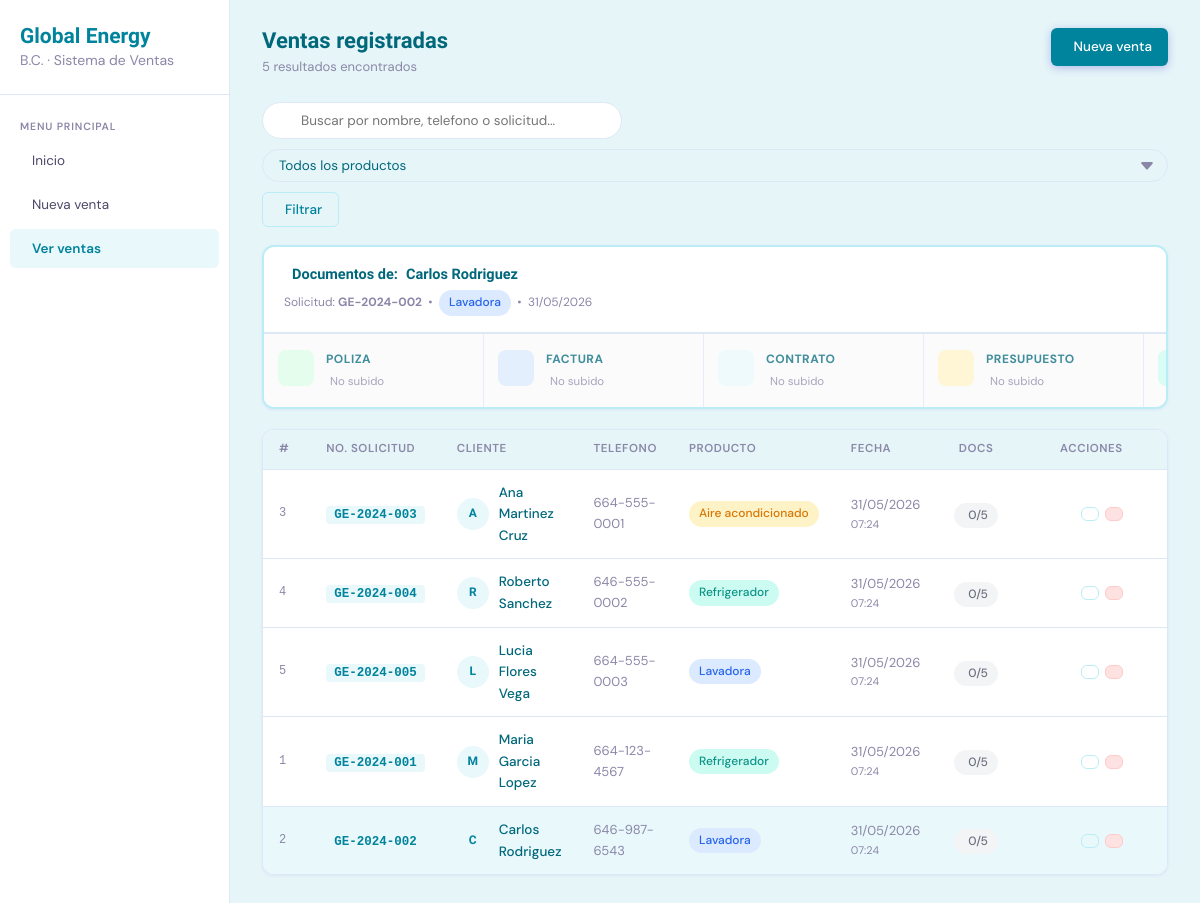
The page /listar_ventas.php?detalle=2 on the database its author committed.
### tables this page shows
CREATE TABLE IF NOT EXISTS venta (
    id_venta        INT          AUTO_INCREMENT PRIMARY KEY,
    num_solicitud   VARCHAR(60)  NOT NULL,
    nombre_cliente  VARCHAR(120) NOT NULL,
    telefono        VARCHAR(20)  NOT NULL,
    producto        ENUM('Lavadora', 'Refrigerador', 'Aire acondicionado') NOT NULL,
    fecha_registro  TIMESTAMP    DEFAULT CURRENT_TIMESTAMP
);

### includes/conexion.php (called while the page is built, shortened)
<?php
function sanitizar(string $valor): string
{
    return htmlspecialchars(strip_tags(trim($valor)), ENT_QUOTES, 'UTF-8');
}
?>

### listar_ventas.php (the view, shortened to what this page needs)
<?php
require 'includes/conexion.php';
$busqueda       = sanitizar($_GET['q']        ?? '');
$filtroProducto = sanitizar($_GET['producto'] ?? '');
$where  = [];
$params = [];
$whereSQL = $where ? 'WHERE ' . implode(' AND ', $where) : '';
$sql = "
    SELECT v.id_venta, v.num_solicitud, v.nombre_cliente,
           v.telefono, v.producto, v.fecha_registro,
           COUNT(p.id_pdf) AS total_pdfs
    FROM venta v
    LEFT JOIN pdf p ON p.id_venta = v.id_venta
    {$whereSQL}
    GROUP BY v.id_venta
    ORDER BY v.fecha_registro DESC
";
$stmt = $pdo->prepare($sql);
$stmt->execute($params);
$ventas = $stmt->fetchAll();
$ventaDetalle = null;
$pdfsDetalle  = [];
if (isset($_GET['detalle'])) {
    $idDetalle = (int) $_GET['detalle'];
    $stmtD = $pdo->prepare("
        SELECT id_venta, num_solicitud, nombre_cliente, telefono, producto, fecha_registro
        FROM venta WHERE id_venta = ?
    ");
    $stmtD->execute([$idDetalle]);
    $ventaDetalle = $stmtD->fetch();
}
require 'includes/header.php';
function badge_producto(string $p): string {
    $mapa = [
        'Lavadora'           => ['badge-blue',   'Lavadora'],
        'Refrigerador'       => ['badge-teal',   'Refrigerador'],
        'Aire acondicionado' => ['badge-orange', 'Aire acondicionado'],
    ];
    [$clase, $label] = $mapa[$p] ?? ['badge-gray', $p];
    return '<span class="badge ' . $clase . '">' . htmlspecialchars($label) . '</span>';
}
$configPdf = [
    'Poliza'      => ['icon' => 'ti-shield-check',  'color' => 'slot-green',  'label' => 'Poliza'],
    'Factura'     => ['icon' => 'ti-receipt',        'color' => 'slot-blue',   'label' => 'Factura'],
    'Contrato'    => ['icon' => 'ti-file-text',      'color' => 'slot-purple', 'label' => 'Contrato'],
    'Presupuesto' => ['icon' => 'ti-calculator',     'color' => 'slot-orange', 'label' => 'Presupuesto'],
    'Tramite'     => ['icon' => 'ti-clipboard-list', 'color' => 'slot-teal',   'label' => 'Tramite'],
];
?>
<div class="topbar">
    <div>
        <div class="page-title">Ventas registradas</div>
        <div class="page-subtitle">
            <?= count($ventas) ?> resultado<?= count($ventas) !== 1 ? 's' : '' ?> encontrado<?= count($ventas) !== 1 ? 's' : '' ?>
        </div>
    </div>
    <a href="registrar_venta.php" class="btn btn-primary">
        <i class="ti ti-plus"></i> Nueva venta
    </a>
</div>
<form method="GET" action="listar_ventas.php" id="formFiltro">
    <div class="toolbar">
        <div class="search-wrap">
            <input type="text" name="q"
                   placeholder="Buscar por nombre, telefono o solicitud..."
                   value="<?= htmlspecialchars($busqueda) ?>"
                   class="search-input">
        </div>
        <select name="producto" class="form-control filter-select" onchange="this.form.submit()">
            <option value="">Todos los productos</option>
        </select>
        <button type="submit" class="btn btn-outline"><i class="ti ti-filter"></i> Filtrar</button>
    </div>
</form>
<?php if ($ventaDetalle): ?>
<div class="card detalle-panel" id="panelDetalle">
    <div class="card-header">
        <div>
            <h3 style="margin-bottom:4px">
                Documentos de: <strong><?= sanitizar($ventaDetalle['nombre_cliente']) ?></strong>
            </h3>
            <div style="font-size:12px;color:var(--muted)">
                Solicitud: <strong><?= sanitizar($ventaDetalle['num_solicitud']) ?></strong>
                &nbsp;&bull;&nbsp;
                <?= badge_producto($ventaDetalle['producto']) ?>
                &nbsp;&bull;&nbsp;
                <?= date('d/m/Y', strtotime($ventaDetalle['fecha_registro'])) ?>
            </div>
        </div>
        <a href="listar_ventas.php<?= $busqueda || $filtroProducto ? '?q='.urlencode($busqueda).'&producto='.urlencode($filtroProducto) : '' ?>"
           class="btn btn-ghost btn-sm btn-icon" title="Cerrar">
        </a>
    </div>
    <div class="detalle-pdf-grid">
        <?php foreach ($configPdf as $tipo => $cfg):
            $pdf = $pdfsDetalle[$tipo] ?? null; ?>
        <div class="detalle-pdf-card <?= $pdf ? 'tiene-pdf' : 'sin-pdf' ?>">
            <div class="detalle-pdf-icon <?= $cfg['color'] ?>">
            </div>
            <div class="detalle-pdf-body">
                <div class="detalle-pdf-tipo"><?= $cfg['label'] ?></div>
                <?php if ($pdf): ?>
                    <div class="detalle-pdf-nombre" title="<?= sanitizar($pdf['nombre_pdf']) ?>">
                        <?= sanitizar($pdf['nombre_pdf']) ?>
                    </div>
                    <div class="detalle-pdf-acciones">
                        <a href="<?= htmlspecialchars($pdf['ruta_archivo']) ?>" target="_blank" class="btn btn-ghost btn-sm">
                            <i class="ti ti-eye"></i> Ver
                        </a>
                        <a href="<?= htmlspecialchars($pdf['ruta_archivo']) ?>" download="<?= htmlspecialchars($pdf['nombre_pdf']) ?>" class="btn btn-outline btn-sm">
                            <i class="ti ti-download"></i> Descargar
                        </a>
                    </div>
                <?php else: ?>
                    <div class="detalle-pdf-faltante"><i class="ti ti-alert-circle"></i> No subido</div>
                <?php endif; ?>
            </div>
        </div>
        <?php endforeach; ?>
    </div>
</div>
<?php endif; ?>
<div class="card">
    <div class="table-wrap">
        <table>
            <thead>
                <tr>
                    <th style="width:48px">#</th>
                    <th>No. Solicitud</th>
                    <th>Cliente</th>
                    <th>Telefono</th>
                    <th>Producto</th>
                    <th>Fecha</th>
                    <th style="width:80px;text-align:center">Docs</th>
                    <th style="width:160px;text-align:center">Acciones</th>
                </tr>
            </thead>
            <tbody>
            <?php if (empty($ventas)): ?>
                <tr><td colspan="8">
                    <div class="empty-state">
                        <i class="ti ti-inbox"></i>
                        <p>No se encontraron ventas<?= $busqueda ? ' para "' . htmlspecialchars($busqueda) . '"' : '' ?>.</p>
                        <?php if (!$busqueda && !$filtroProducto): ?>
                            <a href="registrar_venta.php" class="btn btn-primary btn-sm">Registrar primera venta</a>
                        <?php endif; ?>
                    </div>
                </td></tr>
            <?php else: foreach ($ventas as $v): ?>
                <tr class="<?= isset($_GET['detalle']) && (int)$_GET['detalle'] === $v['id_venta'] ? 'fila-activa' : '' ?>">
                    <td class="td-id"><?= $v['id_venta'] ?></td>
                    <td><span class="td-solicitud"><?= sanitizar($v['num_solicitud']) ?></span></td>
                    <td>
                        <div class="td-with-avatar">
                            <div class="avatar"><?= strtoupper(mb_substr($v['nombre_cliente'], 0, 1)) ?></div>
                            <span class="td-name"><?= sanitizar($v['nombre_cliente']) ?></span>
                        </div>
                    </td>
                    <td class="td-muted"><?= sanitizar($v['telefono']) ?></td>
                    <td><?= badge_producto($v['producto']) ?></td>
                    <td class="td-muted">
                        <?= date('d/m/Y', strtotime($v['fecha_registro'])) ?>
                        <span class="td-hour"><?= date('H:i', strtotime($v['fecha_registro'])) ?></span>
                    </td>
                    <td style="text-align:center">
                        <span class="badge <?= $v['total_pdfs'] >= 5 ? 'badge-green' : ($v['total_pdfs'] > 0 ? 'badge-orange' : 'badge-gray') ?>">
                            <i class="ti ti-file-type-pdf"></i> <?= $v['total_pdfs'] ?>/5
                        </span>
                    </td>
                    <td>
                        <div class="acciones-row">
                            <a href="listar_ventas.php?detalle=<?= $v['id_venta'] ?><?= $busqueda ? '&q='.urlencode($busqueda) : '' ?><?= $filtroProducto ? '&producto='.urlencode($filtroProducto) : '' ?>"
                               class="btn btn-ghost btn-sm btn-icon" title="Ver documentos">
                            </a>
                            <a href="listar_ventas.php?editar=<?= $v['id_venta'] ?><?= $busqueda ? '&q='.urlencode($busqueda) : '' ?><?= $filtroProducto ? '&producto='.urlencode($filtroProducto) : '' ?>"
                               class="btn btn-outline btn-sm btn-icon" title="Editar venta">
                            </a>
                            <button type="button"
                                    class="btn btn-danger btn-sm btn-icon"
                                    title="Eliminar venta"
                                    onclick="confirmarEliminar(<?= $v['id_venta'] ?>, '<?= addslashes(sanitizar($v['nombre_cliente'])) ?>')">
                            </button>
                        </div>
                    </td>
                </tr>
            <?php endforeach; endif; ?>
            </tbody>
        </table>
    </div>
</div>
<?php require 'includes/footer.php'; ?>

### rows shown on the page
venta: nombre_cliente "Carlos Rodriguez", num_solicitud "GE-2024-002", fecha_registro "31/05/2026", id_venta "2", nombre_cliente "C", telefono "646-987-6543", label "Lavadora", fecha_registro "07:24", total_pdfs "0"
venta: id_venta "3", num_solicitud "GE-2024-003", nombre_cliente "A", nombre_cliente "Ana Martinez Cruz", telefono "664-555-0001", label "Aire acondicionado", fecha_registro "31/05/2026", fecha_registro "07:24", total_pdfs "0"
venta: id_venta "4", num_solicitud "GE-2024-004", nombre_cliente "R", nombre_cliente "Roberto Sanchez", telefono "646-555-0002", label "Refrigerador", fecha_registro "31/05/2026", fecha_registro "07:24", total_pdfs "0"
venta: id_venta "5", num_solicitud "GE-2024-005", nombre_cliente "L", nombre_cliente "Lucia Flores Vega", telefono "664-555-0003", label "Lavadora", fecha_registro "31/05/2026", fecha_registro "07:24", total_pdfs "0"
venta: id_venta "1", num_solicitud "GE-2024-001", nombre_cliente "M", nombre_cliente "Maria Garcia Lopez", telefono "664-123-4567", label "Refrigerador", fecha_registro "31/05/2026", fecha_registro "07:24", total_pdfs "0"

### other values the page prints
count($ventas) "5"
$label "Lavadora"
$cfg['label'] "POLIZA"
$cfg['label'] "FACTURA"
$cfg['label'] "CONTRATO"
$cfg['label'] "PRESUPUESTO"
